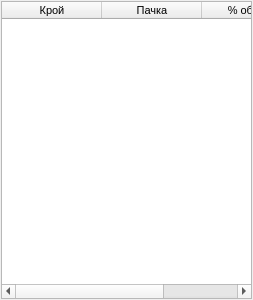
<?xml version="1.0" encoding="UTF-8"?>
<ui version="4.0">
 <class>Dialog</class>
 <widget class="QDialog" name="Dialog">
  <property name="geometry">
   <rect>
    <x>0</x>
    <y>0</y>
    <width>253</width>
    <height>300</height>
   </rect>
  </property>
  <property name="windowTitle">
   <string>Подробно</string>
  </property>
  <layout class="QGridLayout" name="gridLayout">
   <property name="leftMargin">
    <number>1</number>
   </property>
   <property name="topMargin">
    <number>1</number>
   </property>
   <property name="rightMargin">
    <number>1</number>
   </property>
   <property name="bottomMargin">
    <number>1</number>
   </property>
   <property name="spacing">
    <number>2</number>
   </property>
   <item row="0" column="0">
    <widget class="QTableWidget" name="tableWidget">
     <property name="font">
      <font>
       <family>Tahoma</family>
       <pointsize>8</pointsize>
      </font>
     </property>
     <property name="editTriggers">
      <set>QAbstractItemView::NoEditTriggers</set>
     </property>
     <property name="dragEnabled">
      <bool>false</bool>
     </property>
     <property name="alternatingRowColors">
      <bool>true</bool>
     </property>
     <property name="selectionBehavior">
      <enum>QAbstractItemView::SelectRows</enum>
     </property>
     <property name="sortingEnabled">
      <bool>true</bool>
     </property>
     <attribute name="verticalHeaderVisible">
      <bool>false</bool>
     </attribute>
     <attribute name="verticalHeaderDefaultSectionSize">
      <number>21</number>
     </attribute>
     <attribute name="verticalHeaderMinimumSectionSize">
      <number>18</number>
     </attribute>
     <column>
      <property name="text">
       <string>Крой</string>
      </property>
     </column>
     <column>
      <property name="text">
       <string>Пачка</string>
      </property>
     </column>
     <column>
      <property name="text">
       <string>% обрези</string>
      </property>
     </column>
    </widget>
   </item>
  </layout>
 </widget>
 <resources/>
 <connections/>
</ui>
